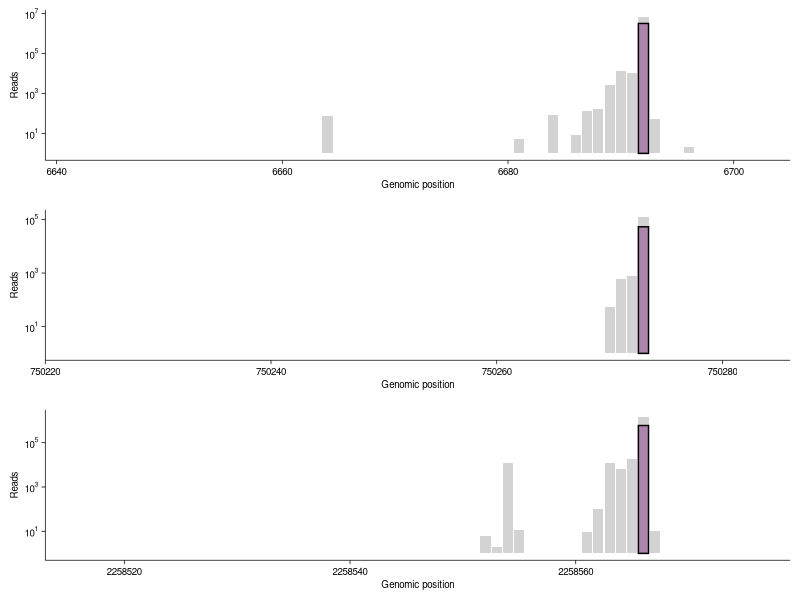
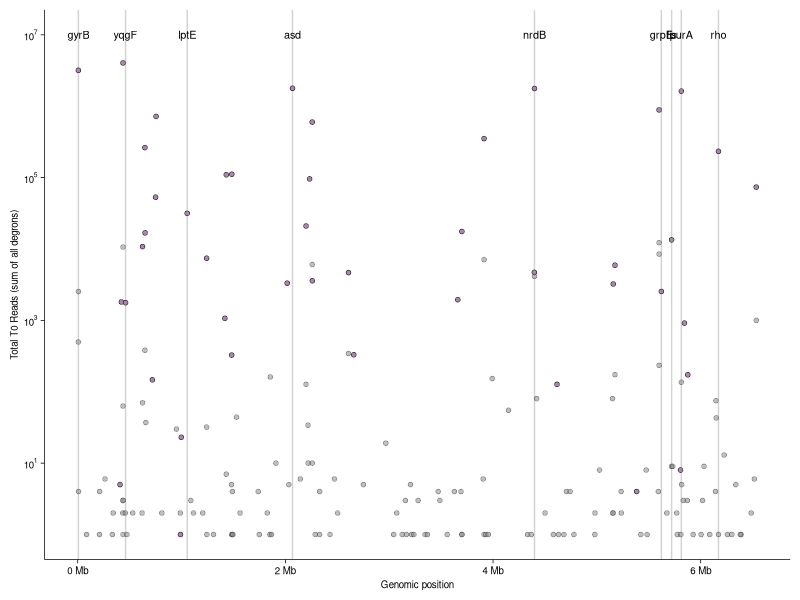
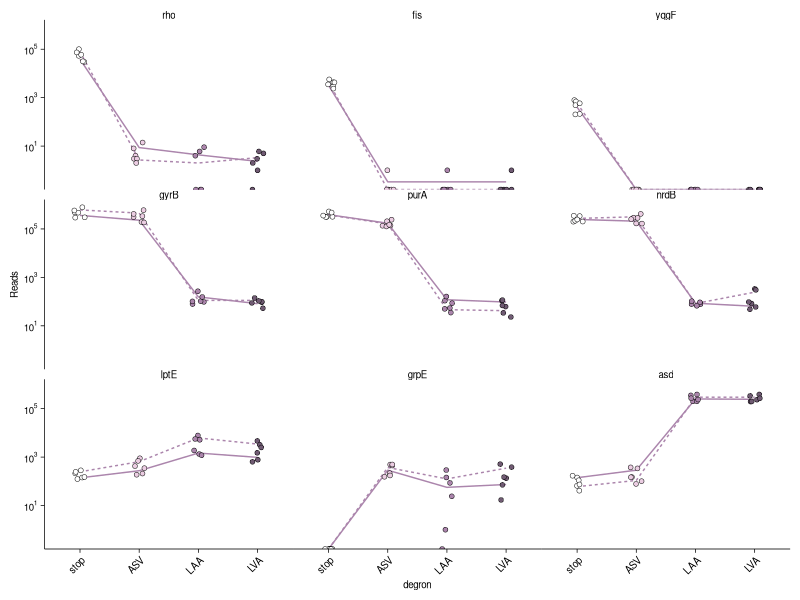
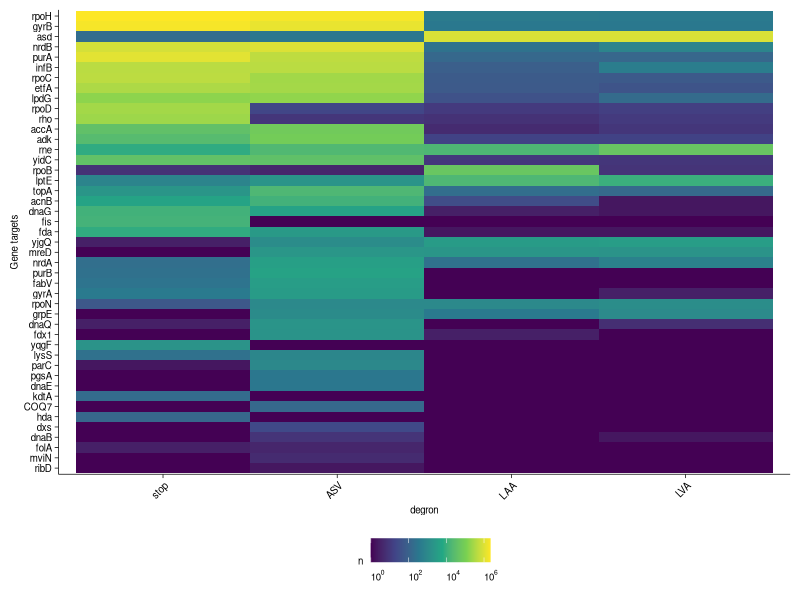
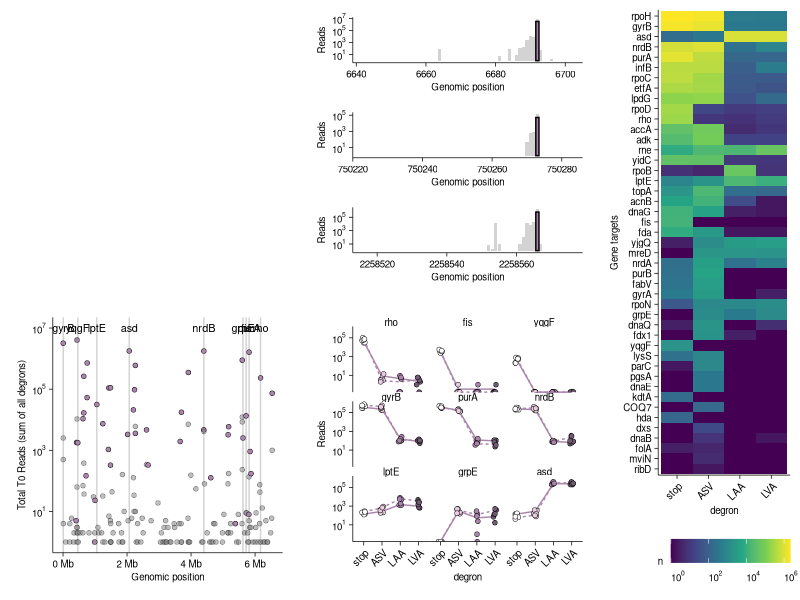

These figures' R source, in order:
## ---- chunk 1
library(tidyverse)
library(ggrepel)
library(cowplot)
library(patchwork)

theme_figure <- function () {
  theme_classic( ) %+replace%
    theme(
      axis.line = element_line(color = 'black', size = 0.25),
      axis.ticks = element_line(color = 'black', size =0.25),
      axis.text = element_text(color = 'black', size=7),
      axis.title=element_text(color = 'black', size=7),
      strip.text = element_text(color = 'black', size = 7),
      strip.background = element_blank(),
      legend.background = element_blank(),
      legend.title=element_text(color = 'black',size=7),
      legend.text=element_text(color = 'black',size=7),
      legend.text.align=0,
      panel.spacing = unit(0,'cm'),
      plot.margin = margin(t=0.25, b = 0.25, l = 0.25, r = 0.25, unit = 'cm'),
      plot.title = element_text(hjust = 0.5, color = 'black', size = 7),
      plot.subtitle = element_text(hjust = 0.5, color = 'black', size = 7),
      plot.caption = element_text(color = 'black', size = 8)
    )
}

Mb_label <- function(x){
  #e.g. 2 to 2x
  lab <- paste(x / 1000000, " Mb", sep = '')
}

kb_label <- function(x){
  #e.g. 2 to 2x
  lab <- paste(x / 1000, " kb", sep = '')
}

theme_set(theme_figure())

knitr::opts_chunk$set(tidy.opts=list(width.cutoff=60),tidy=FALSE, echo = TRUE, message=FALSE, warning=FALSE, fig.align="center", fig.retina = 2)

## ---- chunk 2
df_fusion_TOs <- read_csv("../../data/high_throughput/2025_08_27_sundar_60_oligos_TOpos.csv")

df_fusion_TOs 

## ---- chunk 3
df_all_reads_std <- read_csv("../../data/high_throughput/2025_10_22_PA_hypo_abx_counts.csv") %>% 
  separate(file_name, into = c('sample','R1','degron.bam'), sep = '_', remove = F) %>% 
  separate(sample, into = c('condition','replicate'), sep = '-', remove = T) %>% 
  separate(degron.bam, into = c('degron',NA))

df_all_reads_std

df_all_reads_perfect <- read_csv("../../data/high_throughput/2026_01_13_PA_hypo_abx_paired_perfect_first_counts.csv") %>% 
  separate(file_name, into = c('sample','degron.bam'), sep = '_', remove = F) %>% 
  separate(sample, into = c('condition','replicate'), sep = '-', remove = T) %>% 
  separate(degron.bam, into = c('degron',NA))

df_all_reads_perfect

## ---- chunk 4
df_fwd_targets_std <- left_join(df_all_reads_std %>% filter(strand == '-'),
                            df_fusion_TOs %>% filter(Direction == '+') %>% select(-width),
                            by = c('stop_pos'='TO_left'))

df_fwd_targets_perfect <- left_join(df_all_reads_perfect %>% filter(strand.first == '-'),
                            df_fusion_TOs %>% filter(Direction == '+') %>% select(-width),
                            by = c('stop_pos'='TO_left'))


## ---- chunk 5


df_rev_targets_std <- left_join(df_all_reads_std %>% filter(strand == '+'),
                            df_fusion_TOs %>% filter(Direction == '-') %>% select(-width),
                            by = c('stop_pos'='TO_right'))

df_rev_targets_perfect <- left_join(df_all_reads_perfect %>% filter(strand.first == '+'),
                            df_fusion_TOs %>% filter(Direction == '-') %>% select(-width),
                            by = c('stop_pos'='TO_right'))

df_all_targets_std <- bind_rows(df_fwd_targets_std, df_rev_targets_std)

df_all_targets_perfect <- bind_rows(df_fwd_targets_perfect, df_rev_targets_perfect)

df_all_targets_std_perf <- left_join(df_all_targets_std%>% filter(!is.na(Genes)),
                                     df_all_targets_perfect %>% filter(!is.na(Genes)) %>% 
                                       select(strand = strand.first, stop_pos, n_perf = n, condition, replicate, degron, Genes, gene_id),
                                     by = c('strand','stop_pos','condition','replicate','degron','Genes','gene_id')) %>% 
  mutate(n_perf = ifelse(is.na(n_perf), 0, n_perf)) #if no perfect matches, return zero instead of NA

df_all_targets_std_perf %>% select(Genes, degron, condition, replicate, n, n_perf)
## ---- chunk 6


plot_gyrB <- df_all_targets_std %>% 
                      filter(condition == 'T0') %>% 
                      mutate(locus = case_when(
                        stop_pos > 0 & stop_pos < 7500 ~ 'gyrB', 
                        stop_pos > 750073 & stop_pos < 750573 ~ 'rpoB',
                        stop_pos > 2258000 & stop_pos < 2258700 ~ 'etfA'))%>% 
  filter(locus %in% c('gyrB')) %>% 
  filter(condition == 'T0') %>% 
  group_by(gene_name, stop_pos, condition, locus) %>% 
  summarise(n = sum(n)) %>% 
  ggplot(  aes(x = stop_pos, y = n)) + 
  geom_col(fill = 'light gray') + 
  geom_col(data = df_all_targets_perfect %>% 
             filter(gene_name == 'gyrB' & condition == 'T0') %>% 
             group_by(gene_name, stop_pos, condition) %>% 
             summarise(n = sum(n)), 
           fill ='#AB85AC', color = 'black' ) + 
  scale_y_log10(labels = scales::label_log()) +
  labs(y = 'Reads', x = 'Genomic position') + 
  xlim( 6692 - 50, 6692+10)

#plot_gyrB


#------------

plot_rpoB <- df_all_targets_std %>% 
                      filter(condition == 'T0') %>% 
                      mutate(locus = case_when(
                        stop_pos > 0 & stop_pos < 7500 ~ 'gyrB', 
                        stop_pos > 750073 & stop_pos < 750573 ~ 'rpoB',
                        stop_pos > 2258000 & stop_pos < 2258700 ~ 'etfA'))%>% 
  filter(locus %in% c('rpoB')) %>% 
  filter(condition == 'T0') %>% 
  group_by(gene_name, stop_pos, condition, locus) %>% 
  summarise(n = sum(n)) %>% 
  ggplot(  aes(x = stop_pos, y = n)) + 
  geom_col(fill = 'light gray') + 
  geom_col(data = df_all_targets_perfect %>% 
             filter(gene_name == 'rpoB' & condition == 'T0') %>% 
             group_by(gene_name, stop_pos, condition) %>% 
             summarise(n = sum(n)), 
           fill ='#AB85AC', color = 'black' ) + 
  scale_y_log10(labels = scales::label_log()) +
  labs(y = 'Reads', x = 'Genomic position') + 
  xlim( 750273 - 50, 750273+10)

#plot_rpoB

plot_etfA <- df_all_targets_std %>% 
                      filter(condition == 'T0') %>% 
                      mutate(locus = case_when(
                        stop_pos > 0 & stop_pos < 7500 ~ 'gyrB', 
                        stop_pos > 750073 & stop_pos < 750573 ~ 'rpoB',
                        stop_pos > 2258000 & stop_pos < 2258700 ~ 'etfA'))%>% 
  filter(locus %in% c('etfA')) %>% 
  filter(condition == 'T0') %>% 
  group_by(gene_name, stop_pos, condition, locus) %>% 
  summarise(n = sum(n)) %>% 
  ggplot(  aes(x = stop_pos, y = n)) + 
  geom_col(fill = 'light gray') + 
  geom_col(data = df_all_targets_perfect %>% 
             filter(gene_name == 'etfA' & condition == 'T0') %>% 
             group_by(gene_name, stop_pos, condition) %>% 
             summarise(n = sum(n)), 
           fill ='#AB85AC', color = 'black' ) + 
  scale_y_log10(labels = scales::label_log()) +
  labs(y = 'Reads', x = 'Genomic position') + 
  xlim( 2258566 - 50, 2258566+10)

#plot_etfA

plot_reads <- plot_grid(plot_gyrB, plot_rpoB, plot_etfA, ncol = 1, align = 'hv', axis = 'tblr')

plot_reads

## ---- chunk 7
perfect_totals <- df_all_targets_perfect %>% filter(condition == 'T0') %>% filter(gene_name %in% c('gyrB','rpoB','etfA')) %>%  group_by( gene_name) %>% 
  summarise(perfect_n = sum(n))

df_all_targets_std %>% 
                      filter(condition == 'T0') %>% 
                      mutate(locus = case_when(
                        stop_pos > (6692 - 50) & stop_pos < (6692 +10) ~ 'gyrB', 
                        stop_pos > (750273 - 50) & stop_pos < (750273+10) ~ 'rpoB',
                        stop_pos > (2258566 - 50) & stop_pos < (2258566+10) ~ 'etfA'))%>% 
  filter(locus %in% c('gyrB','rpoB','etfA')) %>% 
    mutate(correct_loc = ifelse(is.na(gene_name), F, T)) %>% 
  group_by( locus, correct_loc) %>% 
  summarise(n = sum(n)) %>% 
  pivot_wider(names_from = correct_loc, values_from = n, names_prefix = 'n_') %>% 
  mutate(n_total = n_TRUE + n_FALSE) %>% 
  left_join(., perfect_totals, by = c('locus' = 'gene_name')) %>% 
  mutate(perfect_rate = perfect_n / n_total, correct_loc_rate = n_TRUE / n_total)


## ---- chunk 8

# df_all_targets_perfect %>% filter(condition == 'T0') %>%
#                         mutate(perfect = ifelse(is.na(gene_name), F, T)) %>% 
#     group_by(perfect) %>% summarise(n=sum(n))

plot_genome <- ggplot(df_all_targets_perfect %>% filter(condition == 'T0') %>%
                        mutate(perfect = ifelse(is.na(gene_name), F, T)) %>% 
                        group_by(condition, stop_pos, gene_name, perfect) %>%
                        summarise(n = sum(n)), 
                      aes(x = stop_pos, y = n, alpha = perfect, fill = perfect)) +
  geom_vline(data = . %>% filter(perfect) %>% filter(gene_name %in% c('rho','fis','yqgF','gyrB','purA','nrdB', 'lptE','grpE','asd'))  %>% group_by(gene_name, stop_pos) %>% summarise(), 
            aes(xintercept = stop_pos), color = 'light gray')+
  geom_point(shape = 21, stroke = 0.25) + 
  geom_text(data = . %>% filter( perfect) %>% filter(gene_name %in% c('rho','fis','yqgF','gyrB','purA','nrdB', 'lptE','grpE','asd')) %>% ungroup(), 
            aes(label = gene_name,y = 1e7), size = 2.75)+
  scale_y_log10(labels = scales::label_log())+ 
  scale_fill_manual(values = c(NA, '#AB85AC'))+
  scale_alpha_manual(values = c(0.5, 1))+
  scale_x_continuous(labels = Mb_label)+
  labs(x = 'Genomic position', y = 'Total T0 Reads (sum of all degrons)') + guides( alpha = 'none', fill = 'none')

plot_genome



## ---- chunk 9

df_counts_zeros <- df_all_targets_perfect %>% 
  filter(!is.na(gene_name)) %>% 
  filter(condition != 'subpool') %>% 
  select(condition, gene_name, n, degron, replicate) %>% 
  pivot_wider(names_from = c( condition, replicate, degron), values_from = n) %>% 
  mutate( across(everything(), ~replace_na(.x, 0))) %>% 
  pivot_longer(-gene_name, names_to = c('condition','replicate','degron'),values_to = 'n', names_sep= '_')

plot_degron_traces <- ggplot(df_counts_zeros %>% 
         filter(!is.na(gene_name)) %>% 
         filter(gene_name %in% c('rho','fis','yqgF','gyrB','purA','nrdB', 'lptE','grpE','asd')) %>% 
         mutate(gene_name = factor(gene_name, levels = c('rho','fis','yqgF','gyrB','purA','nrdB','lptE','grpE','asd'))) %>% 
          mutate(degron = factor(degron, levels = c('stop','ASV','LAA','LVA'))) %>% 
         mutate(id = paste(gene_name, condition, sep = '_')) %>% 
         filter( condition %in% c('T0','LB')), 
       aes(x = degron, y = n)) + 
  geom_path(data = . %>% group_by(id, degron, gene_name, condition) %>% summarise(avg_n = mean(n)), 
            aes(y = avg_n, group = id, linetype = condition), color = '#AB85AC', linewidth = 0.5) +
  geom_jitter(width = 0.1, shape = 21, size = 1.5, stroke = 0.25, aes(fill = degron)) + 
  scale_y_log10(labels = scales::label_log()) + 
  facet_wrap(~gene_name, ncol = 3) + 
  scale_fill_manual(values = c('white',"#EBCDE2", '#AB85AC', '#705B73'))+
  labs(y = 'Reads') + guides(fill ='none', color = 'none', linetype = 'none') + theme(axis.text.x = element_text(angle = 45, hjust = 1))

plot_degron_traces

## ---- chunk 10

gene_order <- df_counts_zeros %>% filter(condition == 'T0' ) %>% filter(gene_name != 'off_target') %>% group_by(gene_name) %>% 
  summarise(total_reads = sum(n)) %>% 
  filter(total_reads >0) %>% 
  arrange(total_reads) %>% pull(gene_name)

plot_t0_heatmap <- ggplot(df_counts_zeros %>% 
         filter(condition == 'T0') %>% 
         filter(gene_name %in% gene_order) %>% 
         mutate(gene_name = factor(gene_name, levels = gene_order)) %>% 
         #arrange(desc(n)) %>% 
         mutate(degron = factor(degron, levels = c('stop','ASV','LAA','LVA'))) %>% 
         group_by(gene_name, degron, condition) %>% 
         summarise(n=sum(n)+1), 
         aes(x = degron, y = gene_name, fill = n)) + geom_tile() +
  #facet_wrap(~condition) + 
  scale_fill_viridis_c(transform = 'log10', na.value = 'light gray', labels = scales::label_log()) +
  labs(y = 'Gene targets') + theme( axis.text.x = element_text(angle = 45, hjust = 1), legend.position = 'bottom')

plot_t0_heatmap

## ---- chunk 11


absent_genes <- left_join(df_fusion_TOs, df_all_targets_perfect %>% filter(condition == 'T0') %>% 
                            group_by(gene_name) %>% summarise(reads = sum(n)), 
                          by = 'gene_name') %>% 
  filter(is.na(reads)) %>% select(gene_name) %>% mutate(degron = 'none', reads = 0)

absent_genes

## ---- chunk 12

fig_left <- plot_grid(NULL, plot_reads, plot_genome, plot_degron_traces, ncol = 2, scale = 0.95)


fig <- plot_grid( fig_left, plot_t0_heatmap, ncol = 2, rel_widths = c(3,1))

fig

#save_plot('PA_ORBIT_main_fig_6_pooled_hypo.pdf', fig, base_width = 7.2835, base_height = 5)
## ---- chunk 13

sessionInfo()
